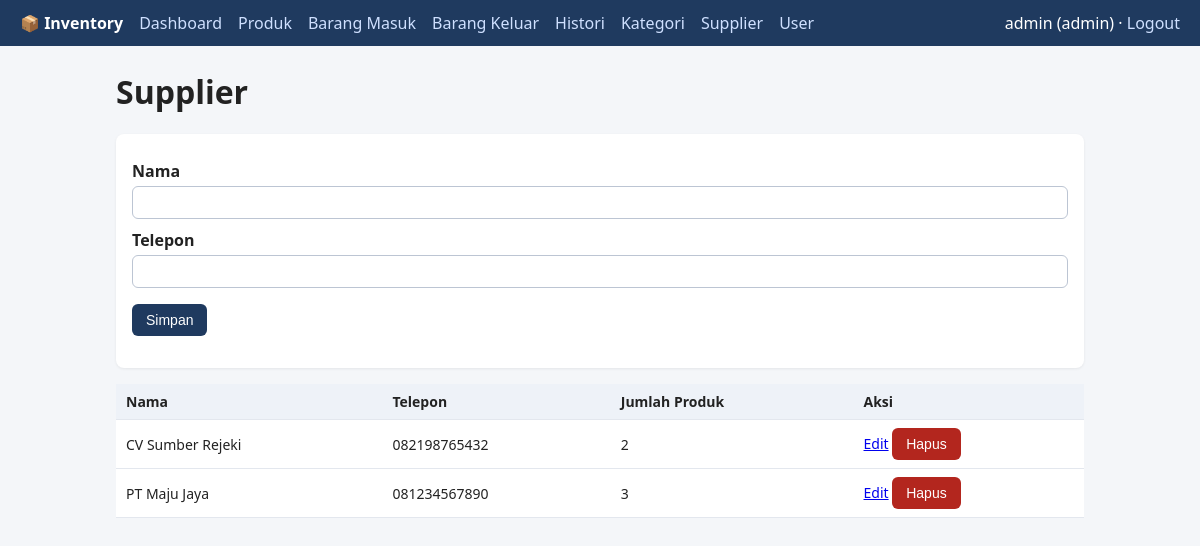
Screenshot of /suppliers/index.php (signed in) with the database file from the repository.
### tables this page shows
CREATE TABLE suppliers (
    id INT PRIMARY KEY AUTO_INCREMENT,
    name VARCHAR(150) NOT NULL,
    phone VARCHAR(30) NULL
);

### helpers/escape.php (called while the page is built)
<?php
function e($value): string
{
    return htmlspecialchars((string) $value, ENT_QUOTES, 'UTF-8');
}

### public/suppliers/index.php (the view, shortened to what this page needs)
<?php
require_once __DIR__ . '/../../config/database.php';
$edit = null;
$rows = $pdo->query('SELECT s.id, s.name, s.phone, COUNT(ps.product_id) AS total FROM suppliers s
                     LEFT JOIN product_suppliers ps ON ps.supplier_id = s.id GROUP BY s.id, s.name, s.phone ORDER BY s.name')->fetchAll();
require __DIR__ . '/../../views/header.php';
?>
<h1>Supplier</h1>
<form method="post" class="card">
  <label>Nama</label><input name="name" value="<?= e($edit['name'] ?? '') ?>" required>
  <label>Telepon</label><input name="phone" value="<?= e($edit['phone'] ?? '') ?>">
  <p><button>Simpan</button> <?php if ($edit): ?><a class="btn gray" href="index.php">Batal</a><?php endif; ?></p>
</form>
<table><tr><th>Nama</th><th>Telepon</th><th>Jumlah Produk</th><th>Aksi</th></tr>
<?php foreach ($rows as $r): ?>
<tr><td><?= e($r['name']) ?></td><td><?= e($r['phone']) ?></td><td><?= (int)$r['total'] ?></td><td>
  <a href="?edit=<?= (int)$r['id'] ?>">Edit</a>
  <form class="inline" method="post" onsubmit="return confirm('Hapus supplier?')">
    <button class="btn danger">Hapus</button></form></td></tr>
<?php endforeach; ?>
</table>
<?php require __DIR__ . '/../../views/footer.php';

### public/assets/style.css (style rules this page uses)
* { box-sizing:border-box }
body { font-family:system-ui,Arial,sans-serif;margin:0;background:#f4f6f9;color:#222 }
h1 { margin-top:0 }
table { width:100%;border-collapse:collapse;background:#fff }
th,td { padding:8px 10px;border-bottom:1px solid #e3e7ee;text-align:left;font-size:14px }
th { background:#eef2f8 }
.card { background:#fff;padding:16px;border-radius:8px;box-shadow:0 1px 3px #0001;margin-bottom:16px }
label { display:block;margin:10px 0 4px;font-weight:600 }
input,select,textarea { width:100%;padding:8px;border:1px solid #bcc5d3;border-radius:6px }
button,.btn { background:#1f3a5f;color:#fff;border:0;padding:8px 14px;border-radius:6px;cursor:pointer;text-decoration:none;display:inline-block;font-size:14px }
.btn.danger { background:#b3261e }
.inline { display:inline }

### rows the page displays
suppliers: name "CV Sumber Rejeki", phone "082198765432", total "2"
suppliers: name "PT Maju Jaya", phone "081234567890", total "3"

### other values shown
$user['username'] "admin"
$user['role'] "admin"
